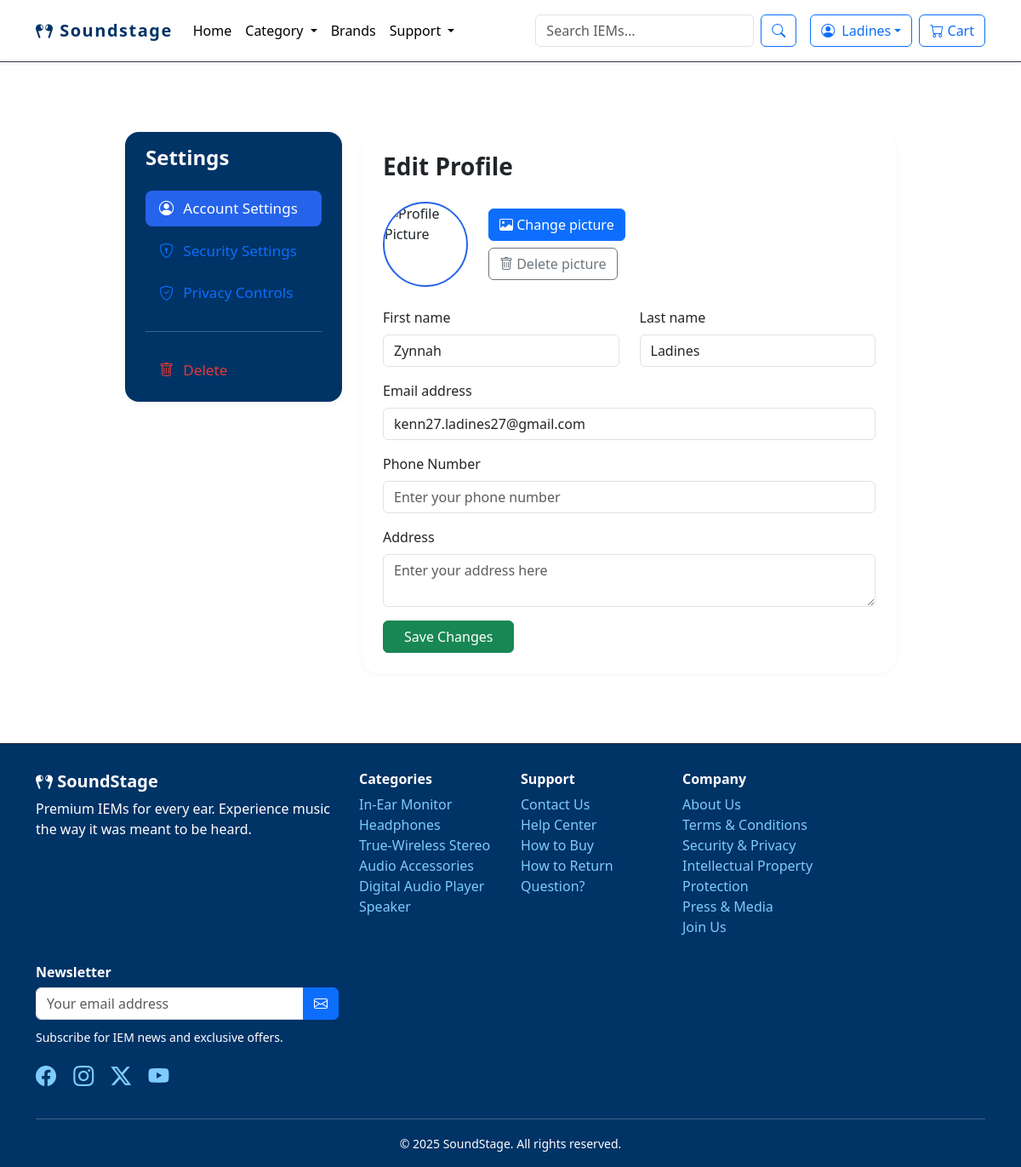
The app's page /components/profile.php (signed in) with its own data.
### tables this page shows
CREATE TABLE `user_accounts` (
  `User_ID` int(11) NOT NULL,
  `FirstName` varchar(255) NOT NULL,
  `LastName` varchar(255) NOT NULL,
  `Email_Add` varchar(255) NOT NULL,
  `Password` varchar(255) NOT NULL,
  `Created_AT` timestamp NOT NULL DEFAULT current_timestamp(),
  `Updated_AT` timestamp NOT NULL DEFAULT current_timestamp(),
  `Status` enum('active','inactive','banned','unbanned','pending') NOT NULL,
  `Verification_Code` varchar(255) DEFAULT NULL,
  `OTP` timestamp NULL DEFAULT NULL,
  `Reset_Token` varchar(255) DEFAULT NULL
);

### components/profile.php (the view, shortened to what this page needs)
<?php
require_once __DIR__ . '../../db.php';
$user = null;
if (isset($_SESSION['user_id'])) {
    $stmt = $pdo->prepare("SELECT * FROM user_accounts WHERE User_ID = ?");
    $stmt->execute([$_SESSION['user_id']]);
    $user = $stmt->fetch();
}
?>
<!DOCTYPE html>
<html lang="en">
<head>
    <link href="https://cdn.jsdelivr.net/npm/bootstrap@5.3.3/dist/css/bootstrap.min.css" rel="stylesheet">
    <link href="https://cdn.jsdelivr.net/npm/bootstrap-icons@1.11.3/font/bootstrap-icons.css" rel="stylesheet">
</head>
<body>
    <?php include '../components/header/header.php'; ?>
    <div class="container py-5 min-vh-100">
        <div class="row justify-content-center align-items-stretch" style="height: 100%;">
            <div class="col-md-4 col-lg-3 mb-4 d-flex" style="height: 100%;">
                <div class="settings-sidebar w-100">
                    <h4 class="fw-bold mb-4 text-light">Settings</h4>
                    <ul class="nav flex-column gap-2" id="sidebar-nav">
                        <li class="nav-item">
                            <a class="nav-link active text-primary" href="#" onclick="showTab('account');return false;" id="tab-account">
                                <i class="bi bi-person-circle"></i> Account Settings
                            </a>
                        </li>
                        <li class="nav-item">
                            <a class="nav-link text-primary" href="#" onclick="showTab('security');return false;" id="tab-security">
                                <i class="bi bi-shield-lock"></i> Security Settings
                            </a>
                        </li>
                        <li class="nav-item">
                            <a class="nav-link text-primary" href="#" onclick="showTab('privacy');return false;" id="tab-privacy">
                                <i class="bi bi-shield-check"></i> Privacy Controls
                            </a>
                        </li>
                        <div class="divider text-light"><hr></div>
                        <li class="nav-item">
                            <a class="nav-link text-danger" href="delete-account.php" id="tab-delete">
                                <i class="bi bi-trash"></i> Delete
                            </a>
                        </li>
                    </ul>
                </div>
            </div>
            <div class="col-md-8 col-lg-7 d-flex" style="height: 100%;">
                <div class="profile-edit-card p-4 w-100">
                    <div id="content-account" class="tab-pane active">
                        <h3 class="fw-bold mb-4">Edit Profile</h3>
                        <form method="post" enctype="multipart/form-data">
                            <div class="mb-4 d-flex align-items-center gap-4">
                                <img src="<?= isset($avatar) ? htmlspecialchars($avatar) : '../assets/images/default-pfp.jpg' ?>" alt="Profile Picture" class="profile-picture-preview">
                                <div>
                                    <button class="btn btn-primary mb-2" type="button"><i class="bi bi-image"></i> Change picture</button><br>
                                    <button class="btn btn-outline-secondary" type="button"><i class="bi bi-trash"></i> Delete picture</button>
                                </div>
                            </div>
                            <div class="row mb-3">
                                <div class="col-md-6">
                                    <label class="form-label">First name</label>
                                    <input type="text" class="form-control" name="first_name" value="<?= $user ? htmlspecialchars($user['FirstName']) : '' ?>" placeholder="Enter first name">
                                </div>
                                <div class="col-md-6">
                                    <label class="form-label">Last name</label>
                                    <input type="text" class="form-control" name="last_name" value="<?= $user ? htmlspecialchars($user['LastName']) : '' ?>" placeholder="Enter last name">
                                </div>
                            </div>
                            <div class="mb-3">
                                <label class="form-label">Email address</label>
                                <input type="email" class="form-control" name="email" value="<?= $user ? htmlspecialchars($user['Email_Add']) : '' ?>" placeholder="Enter email">
                            </div>
                            <div class="mb-3">
                                <label class="form-label">Phone Number</label>
                                <input type="text" class="form-control" name="phone" value="<?= $user['Phone_Number'] ?? '' ?>" placeholder="Enter your phone number">
                            </div>
                            <div class="mb-3">
                                <label class="form-label">Address</label>
                                <textarea class="form-control" name="address" rows="2" placeholder="Enter your address here"><?= $user['Address'] ?? '' ?></textarea>
                            </div>
                            <button class="btn btn-success px-4">Save Changes</button>
                        </form>
                    </div>
                </div>
            </div>
        </div>
    </div>
    <?php include '../components/header/footer.php'; ?>
</body>
</html>

### components/profile.php (style rules this page uses)
body { background: #ffffff; font-family: 'Segoe UI', sans-serif; }
.container.py-5.min-vh-100 { min-height: 100vh; display: flex; align-items: center; justify-content: center; }
.row.justify-content-center { width: 100%; display: flex; align-items: stretch; }
.settings-sidebar { min-width: 240px; background: #003366; border-radius: 1rem; box-shadow: 0 2px 8px rgba(0,0,0,0.04); padding: 1rem 1.5rem; height: 100%; display: flex; flex-direction: column; justify-content: flex-start; }
.settings-sidebar .nav-link { color: #222; font-weight: 500; font-size: 1.07rem; border-radius: .5rem; display: flex; align-items: center; gap: .7rem; transition: background 0.2s, color 0.2s; }
.settings-sidebar .nav-link.active, .settings-sidebar .nav-link:hover { background: #2563eb; color: #fff !important; }
.settings-sidebar .nav-link.text-danger { color: #e53935 !important; }
.profile-edit-card { border-radius: 1.25rem; background: #fff; box-shadow: 0 2px 8px rgba(0,0,0,0.04); height: 100%; min-height: 600px; display: flex; flex-direction: column; justify-content: flex-start; }
.profile-picture-preview { width: 100px; height: 100px; object-fit: cover; border-radius: 50%; border: 2px solid #2563eb; }
.form-label { font-weight: 500; }
.tab-pane { display: none; }
.tab-pane.active { display: block; }

### components/header/header.php (style rules this page uses)
.nav-link, .navbar-nav .nav-link.active { color: #000000 !important; font-weight: 500; }

### records on screen
user_accounts: first_name "Zynnah", last_name "Ladines", email "kenn27.ladines27@gmail.com"

### other values on screen
$_SESSION['user_name'] "Ladines"
